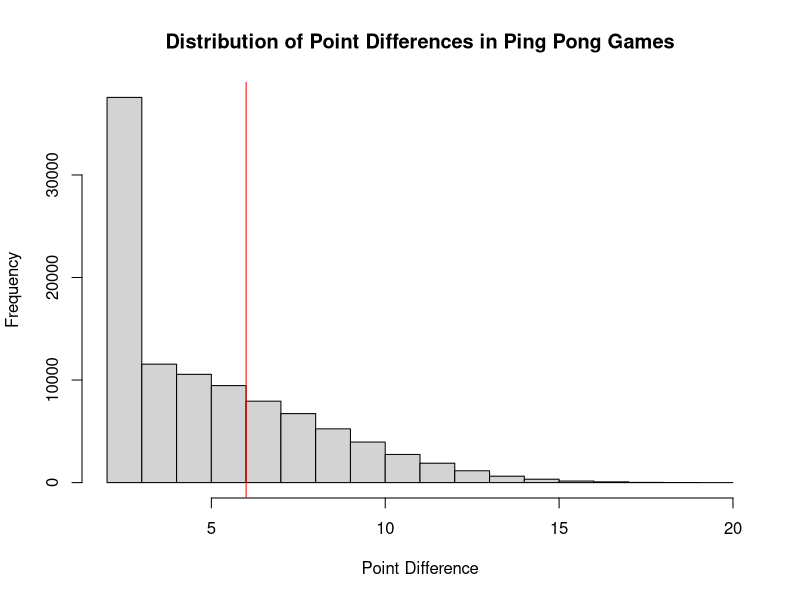
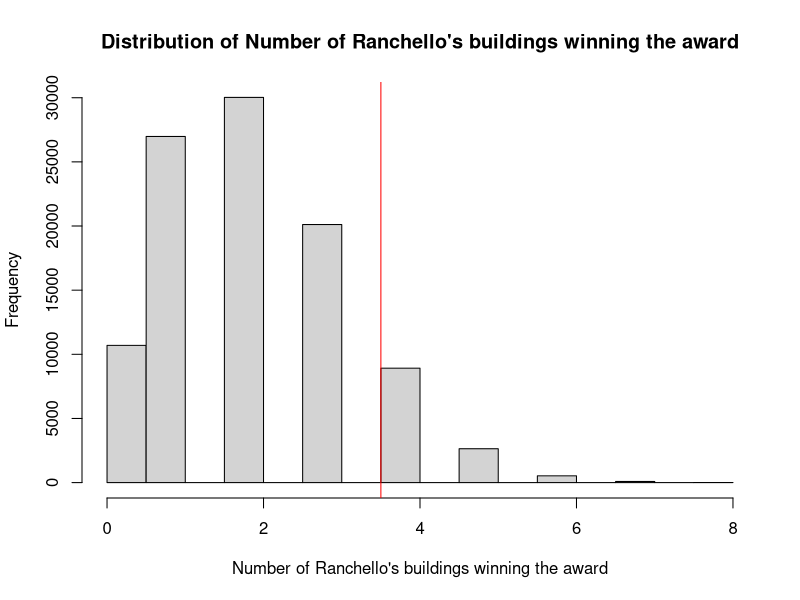
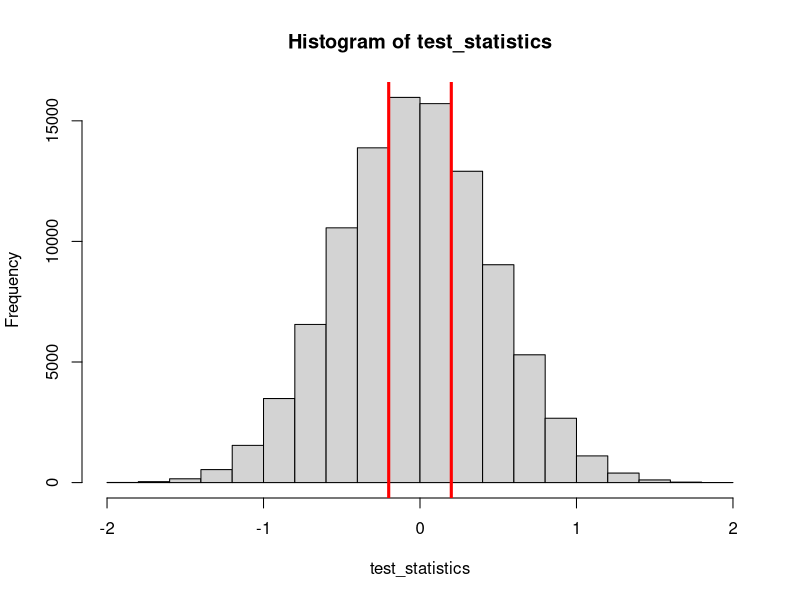
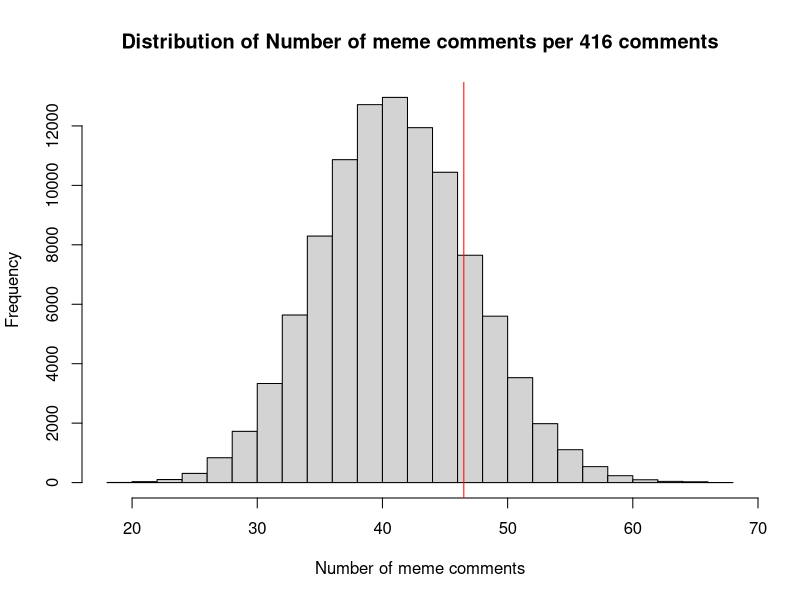

Write the R code that produced these figures, in order.
## ---- chunk 1
knitr::opts_chunk$set(echo=T,eval=T,message=F,warning=F,fig.align='center')
library(tidyverse)
## ---- chunk 2

playPingPong <- function() {
  player_A <- 0
  player_B <- 0
  while (max(player_A, player_B) < 21 || abs(player_A-player_B) < 2) {
    result <- rbinom(1,1,0.5)
    if (result == 0) {
      player_A <- player_A + 1
    } else {
      player_B <- player_B + 1
    }
  }
  
  return (abs(player_A-player_B))
}

## ---- chunk 3

MNC <- 1e5

results <- replicate(MNC, playPingPong())
# visualize distribution of point differences
hist(results, 
     main = "Distribution of Point Differences in Ping Pong Games", 
     xlab = "Point Difference", 
     ylab = "Frequency")

observed_point_difference <- (21 - 15)

# find p-value of the observed point difference
abline(v = observed_point_difference, col = "red")
greater_than_obs <- mean(results >= observed_point_difference)
greater_than_obs

## ---- chunk 4

MNC <- 1e5
award_buildings <- function() {
  p <- 30/150
  awarded <- rbinom(10, 1, p)
  return(sum(awarded))
}

simulations <- replicate(MNC, award_buildings())
hist(simulations, 
     main = "Distribution of Number of Ranchello's buildings winning the award", 
     xlab = "Number of Ranchello's buildings winning the award", 
     ylab = "Frequency")

observed_awarded_buildings <- 4

# find p-value of the observed number of awarded buildings
abline(v = observed_awarded_buildings-0.5, col = "red")
greater_than_obs <- mean(simulations >= observed_awarded_buildings)
greater_than_obs

## ---- chunk 5
before = c(4,5,6,3,6,3,4,5,5,3,4,6,4,6,3,4,2,2,0,7,5,8,4,5,1,4,4,8,2,3)
after  = c(3,2,4,3,7,5,5,2,2,4,5,2,2,6,1,5,6,3,2,3,7,3,4,5,4,2,2,6,7,8)
## ---- chunk 6

# From lecture notes
permute_and_compute <- function( ctrl_data, trmt_data ) {
  # ctrl_data and trmt_data are vectors storing our control and treatment data
  # We are going to pretend that these two data sets came from the same
  # distribution. That means
  # 1) pooling them and randomly reassigning them
  #     to the treatment and control groups.
  # and then
  # 2) Computing our test statistic (the difference in means) on that
  #     new "version" of the data.
  
  # Pool the data
  pooled_data <- c( ctrl_data, trmt_data );
  # Randomly shuffle the data and assign it to control and treatment groups.
  n_ctrl <- length( ctrl_data );
  n_trmt <- length( trmt_data );
  n_total <- n_ctrl + n_trmt;
  # Now, let's shuffle the data, and assign the first n_ctrl elements
  # to the control group, and the rest to the treatment group.
  # We're going to do this using the sample() function.
  # To randomly shuffle the data, it's enough to sample from the
  # original data (i.e., the pooled data) WITHOUT replacement.
  # The result is that shuffled_data contains the same elements as
  # pooled_data, just in a (random) different order.
  shuffled_data <- sample( pooled_data, size=n_total, replace=FALSE );
  # Now, the first n_ctrl of these data points are our new control group
  # and the remaining elements are assigned to our treatment group.
  shuffled_ctrl <- shuffled_data[1:n_ctrl];
  shuffled_trmt <- shuffled_data[(n_ctrl+1):n_total];
  # Okay, last step: compute the difference in means of our two samples.
  return( mean(shuffled_trmt)-mean(shuffled_ctrl) );
}

## ---- chunk 7

NMC <- 1e5; 
test_statistics <- rep( 0, NMC );

for(i in 1:NMC ) {
  test_statistics[i] <- permute_and_compute( before, after );
}

hist( test_statistics )
abline( v=mean(after)-mean(before), lw=3, col='red' )
abline( v=-(mean(after)-mean(before)), lw=3, col='red' )

observed_tstat <- mean(after)-mean(before)
p_value <- mean(test_statistics <= observed_tstat | test_statistics >= -observed_tstat)
p_value

## ---- chunk 8

MNC <- 1e5
meme_comments <- function() {
  p <- 0.1
  # Getting a 1 means it is a meme comment
  meme <- rbinom(416, 1, p)
  return(sum(meme))
}

simulations <- replicate(MNC, meme_comments())
hist(simulations, 
     main = "Distribution of Number of meme comments per 416 comments", 
     xlab = "Number of meme comments", 
     ylab = "Frequency")

observed_number_meme_comments <- 47

# find p-value of the observed number of awarded buildings
abline(v = observed_number_meme_comments-0.5, col = "red")
greater_than_obs <- mean(simulations >= observed_number_meme_comments)
greater_than_obs

